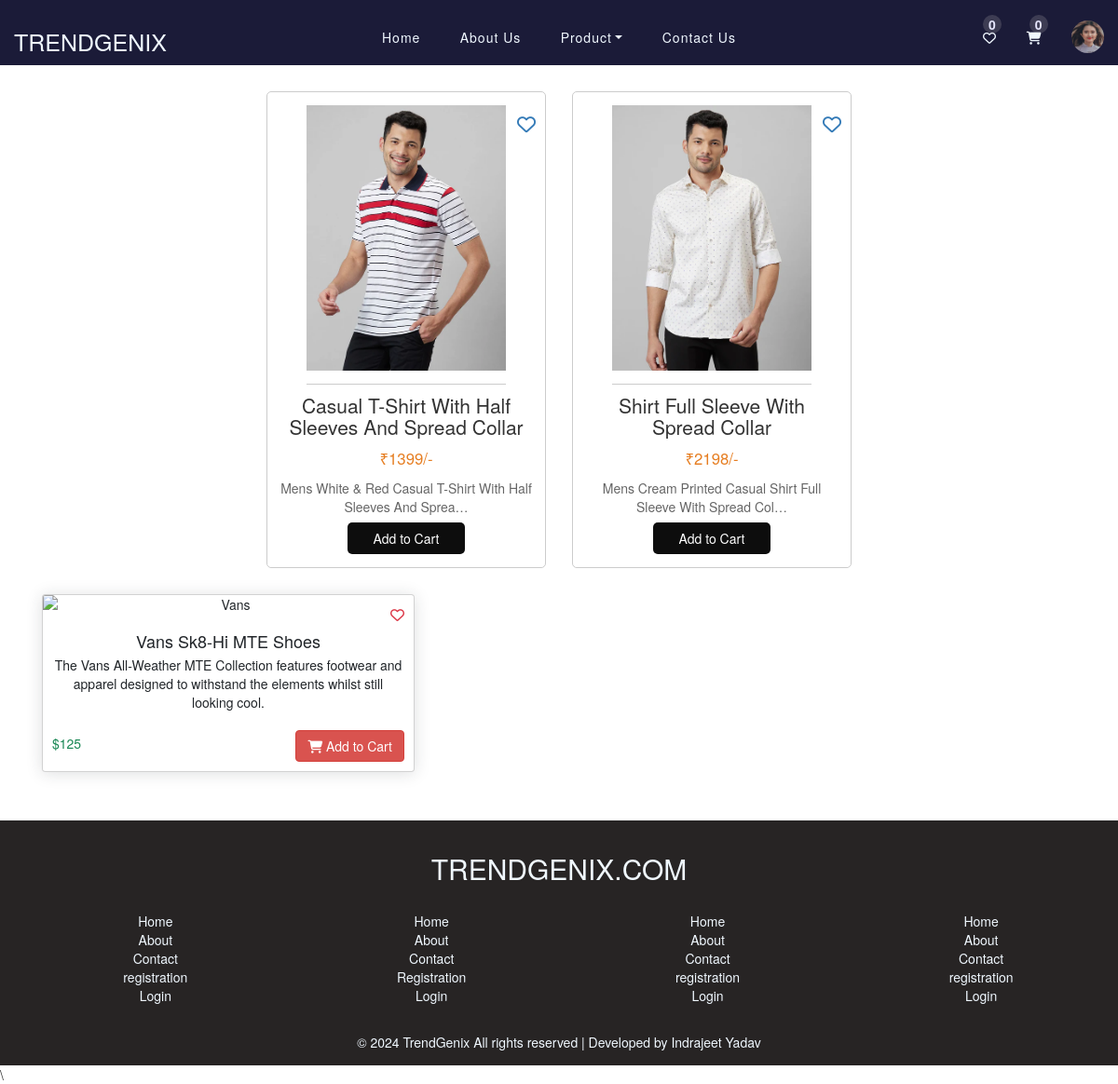
The page /men/ (signed in) on the database its author committed.
### app/models.py (models this page shows, shortened)
class RegistrationModel(models.Model):
    Profile=models.ImageField(null=True, upload_to=True)
    About=models.TextField( null=True)
    Address=models.TextField( null=True)
    Username=models.CharField(max_length=20, null=True)
    Name=models.CharField(max_length=20)
    Email=models.EmailField(unique=True)
    Number=models.IntegerField()
    Password=models.CharField(max_length=20)
    Birthday=models.DateField(null=True)

class Productmodel(models.Model):
    Prod_Name=models.CharField(max_length=254, null=True, choices=Product_for)
    Product_Type=models.CharField(max_length=254, null=True)
    Prod_Image1=models.ImageField(null=True)
    Prod_Image2=models.ImageField(null=True)
    Prod_Image3=models.ImageField(null=True)
    Prod_Image4=models.ImageField(null=True)
    Prod_Price =models.IntegerField(null=True)
    Prod_MRP=models.IntegerField(null=True)
    Prod_tax=models.IntegerField(null=True)
    Prod_gross_amount=models.IntegerField(null=True)
    Prod_Net_amount=models.IntegerField(null=True)
    Prod_Offer=models.CharField(max_length=254, null=True)
    Prod_Detail=models.TextField(null=True)
    prod_color=models.CharField(max_length=254, null=True)
    Serial_no=models.IntegerField(null=True)

### app/views.py (the view)
# urls.py: path('men/',men, name='men'),
def men(request):
    data=Productmodel.objects.filter(Prod_Name="Men")
    print(data.values())
    try:
        User_id=request.session.get('User_id')
        user_info=get_object_or_404(RegistrationModel, id=User_id)
        addcart = request.session.get('addtocart')
        try:
            cart_no=len(addcart)
        except:
            cart_no=0
        Context={
            'prop':data,
            'media_url': settings.MEDIA_URL,
            'user_name':user_info,
            'addcartno': cart_no,
        }
        return render(request, 'men.html',Context)
    except:
        Context={
            'prop':data,
            'media_url': settings.MEDIA_URL
        }
        return render(request,'men.html',Context )

### app/templates/men.html (shortened to what this page needs)
{% extends 'base.html' %}
{% block content%}
<main>
    <section class="products">
        {% for i in prop %}
        <article class="product" id="product_container">
            <img src="{{media_url}}{{i.Prod_Image1}}" alt="Product 1" id="Product_image">
            <h2>{{i.Product_Type | default:'Product Name'}} </h2>
            <p class="price">₹{{i.Prod_Net_amount | default:'40'}}/-</p>
            <p class="description">{{i.Prod_Detail | truncatechars:60}}</p>
            <a href="#" id="likebtn{{i.id}}" class="heart_likeproduct" onclick="likedproduct(i.id)"><i
                    class="fa-regular fa-heart"></i></a>
            <button id="prod_model_btn">
                <form action="{% url 'addtocart' pk=i.id %}" method="post">
                    <input type="submit" value="Add to Cart">
                </form>
            </button>
        </article>
        {% endfor %}
        <div class="container">
            <div class="row">
                <div class="col-12 col-sm-8 col-md-6 col-lg-4">
                    <div class="card">
                        <img class="card-img"
                            src="https://s3.eu-central-1.amazonaws.com/bootstrapbaymisc/blog/24_days_bootstrap/vans.png"
                            alt="Vans">
                        <div class="card-img-overlay d-flex justify-content-end">
                            <a href="#" class="card-link text-danger like">
                                <i class="fa-regular fa-heart"></i>
                            </a>
                        </div>
                        <div class="card-body">
                            <h4 class="card-title">Vans Sk8-Hi MTE Shoes</h4>
                            <p class="card-text">
                                The Vans All-Weather MTE Collection features footwear and apparel designed to withstand
                                the elements whilst still looking cool. </p>
                            <div class="buy d-flex justify-content-between align-items-center">
                                <div class="price text-success">
                                    <h5 class="mt-4">$125</h5>
                                </div>
                                <a href="#" class="btn btn-danger mt-3"><i class="fas fa-shopping-cart"></i> Add to
                                    Cart</a>
                            </div>
                        </div>
                    </div>
                </div>
            </div>
        </div>
    </section>
</main>
{% endblock %}

### app/templates/base.html (shortened to what this page needs)
{% load static %}
<!DOCTYPE html>
<html lang="en">
<head>
    <link rel="stylesheet" href="{% static '/css/style.css' %}">
    <link rel="stylesheet" href="{% static '/css/registration.css' %}">
    <link href="https://cdn.jsdelivr.net/npm/bootstrap@5.3.3/dist/css/bootstrap.min.css" rel="stylesheet"
>
    <link rel="stylesheet" href="https://cdnjs.cloudflare.com/ajax/libs/font-awesome/6.5.2/css/all.min.css"
 />
    <link rel="stylesheet" href="https://maxcdn.bootstrapcdn.com/bootstrap/3.4.1/css/bootstrap.min.css">
    <link rel="stylesheet" href="https://cdnjs.cloudflare.com/ajax/libs/font-awesome/6.5.2/css/all.min.css"
 />
    <link rel="stylesheet"
        href="https://cdnjs.cloudflare.com/ajax/libs/MaterialDesign-Webfont/5.3.45/css/materialdesignicons.css"
 />
    <link href='https://unpkg.com/boxicons@2.1.4/css/boxicons.min.css' rel='stylesheet'>
    <link rel="stylesheet" href="https://cdnjs.cloudflare.com/ajax/libs/meyer-reset/2.0/reset.min.css">
    <link rel='stylesheet' href='//maxcdn.bootstrapcdn.com/bootstrap/3.3.5/css/bootstrap.min.css'>
</head>
<body>
    {% if user_name %}
    <div id="Navbar" class="navbar-inverse">
        <div id="responsive_icon_com_title">
            <div id="title"><a href="{% url 'index'%}">TRENDGENIX</a></div>
        </div>
        <ul id="navbar1">
            <li><a href="{% url 'index'%}">Home</a></li>
            <li><a href="{% url 'about'%}">About Us</a></li>
            <li class="nav-item dropdown">
                <a class="nav-link dropdown-toggle" href="{% url 'product'%}" role="button"
                    data-bs-toggle="dropdown">Product</a>
            </li>
            <li><a href="{% url 'contact'%}">Contact Us</a></li>
        </ul>
        <ul id="userdashnavbar2">
            <li id="liked_icon_container">
                <div id="add_liked_value">{{addcartno | default:'0'}}</div>
                <a href="{% url 'login'%}"><i class="fa-regular fa-heart"></i></a>
            </li>
            <li id="addcart_icon_container">
                <div id="add_cart_value">{{addcartno | default:'0'}}</div>
                <a href="{% url 'cartpage'%}">
                    <i class="fa-solid fa-cart-shopping"></i>
                </a>
            </li>
            <li id="login_user" onclick="pro_info(1)">
                {% if user_name.Profile %}
                <img src="{{media_url}}{{user_name.Profile}}" alt="" id="usericon_img" />
                {% else %}
                <img id="usericon"
                    src="https://static.vecteezy.com/system/resources/thumbnails/004/607/791/small_2x/man-face-emotive-icon-smiling-male-character-in-blue-shirt-flat-illustration-isolated-on-white-happy-human-psychological-portrait-positive-emotions-user-avatar-for-app-web-design-vector.jpg"
                    alt="" />
                {% endif %}
            </li>
        </ul>
    </div>
    {% endif %}
    {% block content%}
    {% endblock %}
    <Footer id="Footer">
        <h2>TRENDGENIX.COM</h2>
        <div id="links_box">
            <ul id="footlink1" style="list-style: none;">
                <li><a href="{% url 'index'%}">Home</a></li>
                <li><a href="{% url 'about'%}">About</a></li>
                <li><a href="{% url 'contact'%}">Contact</a></li>
                <li><a href="{% url 'register'%}">registration</a></li>
                <li><a href="{% url 'login'%}">Login</a></li>
            </ul>
            <ul id="footlink2" style="list-style: none;">
                <li><a href="{% url 'index'%}">Home</a></li>
                <li><a href="{% url 'about'%}">About</a></li>
                <li><a href="{% url 'contact'%}">Contact</a></li>
                <li><a href="{% url 'register'%}">Registration</a></li>
                <li><a href="{% url 'login'%}">Login</a></li>
            </ul>
            <ul id="footlink3" style="list-style: none;">
                <li><a href="{% url 'index'%}">Home</a></li>
                <li><a href="{% url 'about'%}">About</a></li>
                <li><a href="{% url 'contact'%}">Contact</a></li>
                <li><a href="{% url 'register'%}">registration</a></li>
                <li><a href="{% url 'login'%}">Login</a></li>
            </ul>
            <ul id="footlink4" style="list-style: none;">
                <li><a href="{% url 'index'%}">Home</a></li>
                <li><a href="{% url 'about'%}">About</a></li>
                <li><a href="{% url 'contact'%}">Contact</a></li>
                <li><a href="{% url 'register'%}">registration</a></li>
                <li><a href="{% url 'login'%}">Login</a></li>
            </ul>
        </div>
        <div>
            &copy; 2024 TrendGenix All rights reserved | Developed by Indrajeet Yadav
        </div>
    </Footer>
    \
</body>
</html>

### app/static/css/style.css (style rules this page uses)
* { margin: 0px; padding: 0px; box-sizing: border-box; }
#Navbar { list-style: none; width: 100%; height: 70px; display: flex; justify-content: space-between; align-items: center; padding: 1px 15px; padding-top: 20px; background-color: rgb(27, 27, 56); z-index: 110; position: sticky; top: -10px }
#navbar1 { width: 400px; list-style: none; display: flex; justify-content: space-between; align-items: center; }
#userdashnavbar2 { width: 150px; list-style: none; display: flex; justify-content: space-between; align-items: center; }
#title a { color: aliceblue; font-size: 25px; text-decoration: none; }
#login_user { color: aliceblue; cursor: pointer; }
#Navbar li a { text-decoration: none; color: aliceblue; letter-spacing: 1px; }
#responsive_icon_com_title { width: 130px; height: 38px; display: flex; justify-content: space-between; align-items: center; }
#usericon_img { width:35px; height: 35px; border-radius: 50%; }
#addcart_icon_container, #liked_icon_container { position: relative; }
#add_cart_value { width: 20px; height: 20px; border-radius: 50px; text-align: center; background-color: rgba(198, 193, 193, 0.2); color: rgb(229, 229, 251); font-weight: 700; position: absolute; top: -14px; left: 3px; }
#add_liked_value { width: 20px; height: 20px; border-radius: 50px; text-align: center; background-color: rgba(198, 193, 193, 0.2); color: rgb(229, 229, 251); font-weight: 700; position: absolute; top: -14px; }
.card { width: 400px; border: none; height: 300px; box-shadow: 0px 5px 20px 0px #d2dae3; z-index: 1; display: flex; justify-content: center; align-items: center }
#Footer { text-align: center; color: aliceblue; padding: 15px 10px; background-color: rgb(39, 36, 36); }
#links_box { display: flex; justify-content: space-around; align-items: center; width: 100%; height: 150px; }
#footlink1 li a, #footlink2 li a, #footlink3 li a, #footlink4 li a { color: aliceblue; text-decoration: none; margin-bottom: 15px; }
#prod_model_btn form input { border: none; outline: none; background-color: #0d0d0d; }
#prod_model_btn { background-color: #0d0d0d; }

### app/static/css/registration.css (style rules this page uses)
main { padding: 2em; }
.products { display: flex; flex-wrap: wrap; gap: 2em; justify-content: center; }
.product { border: 1px solid #ccc; border-radius: 5px; padding: 1em; text-align: center; width: 300px; }
.product img { max-width: 100%; height: auto; border-bottom: 1px solid #ccc; padding-bottom: 1em; }
.product h2 { font-size: 1.5em; margin: 0.5em 0; }
.product .price { color: #e67e22; font-size: 1.2em; }
.product .description { font-size: 1em; color: #666; margin: 0.5em 0; }
.product button { background-color: #333; color: #fff; border: none; padding: 0.5em 2em; cursor: pointer; border-radius: 5px; }
#Product_image { height: 300px; object-fit: fill; }
.heart_likeproduct { font-size: 20px; position: absolute; top:20px; right:10px; }
#product_container { position: relative; }
.like { font-size: 1.5rem; }
.container .row { text-align: center; }
body { margin-top:20px; background-color: #f1f3f7; }
a { text-decoration: none!important; }
.card { margin-bottom: 24px; -webkit-box-shadow: 0 2px 3px #e4e8f0; box-shadow: 0 2px 3px #e4e8f0; }
.card { position: relative; display: -webkit-box; display: -ms-flexbox; display: flex; -webkit-box-orient: vertical; -webkit-box-direction: normal; -ms-flex-direction: column; flex-direction: column; min-width: 0; word-wrap: break-word; background-color: #fff; background-clip: border-box; border: 1px solid #eff0f2; border-radius: 1rem; }
body { margin-top:20px; background-color:#f2f6fc; color:#69707a; }
.card { box-shadow: 0 0.15rem 1.75rem 0 rgb(33 40 50 / 15%); }

### rows shown on the page
RegistrationModel: Profile (picture)
Productmodel: Prod_Image1 (picture), Product_Type "Casual T-Shirt With Half Sleeves And Spread Collar", Prod_Net_amount "1399", Prod_Detail "Mens White & Red Casual T-Shirt With Half Sleeves And Sprea…"
Productmodel: Prod_Image1 (picture), Product_Type "Shirt Full Sleeve With Spread Collar", Prod_Net_amount "2198", Prod_Detail "Mens Cream Printed Casual Shirt Full Sleeve With Spread Col…"

### other values the page prints
{{ addcartno | default:'0' }} "0"
